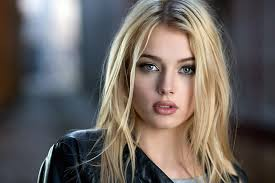
#> input picture 1.jpg, 275 x 183 px
$ python project2.py
#> lines starting #> are read from the running program, lines starting #| are printed output that depends on the picture; after the words box and inside, x2 and y2 are one past the last pixel; in counts of white or black regions, pixels touching at a corner belong together
import numpy as np
import cv2
import matplotlib.pyplot as plt

# Load the image in grayscale
img = cv2.imread('1.jpg', cv2.IMREAD_GRAYSCALE)
#> img: shape (183, 275); min 0, max 255, mean 102.6

# Display the original image
plt.figure(figsize=(6, 6))
plt.imshow(img, cmap='gray')
plt.title('Original Image')
plt.axis('off')
plt.show()

# Normalize the image to range [0, 1]
img = img.astype(np.float64) / 255.0

# Define thresholds
T_Low = 0.075
T_High = 0.175

# Gaussian filter coefficients
B = np.array([
    [2, 4, 5, 4, 2],
    [4, 9, 12, 9, 4],
    [5, 12, 15, 12, 5],
    [4, 9, 12, 9, 4],
    [2, 4, 5, 4, 2]
], dtype=np.float64)
B /= 159.0  # Normalize filter

# Apply Gaussian filter
A = cv2.filter2D(img, -1, B)
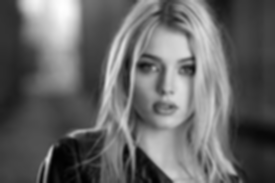
#> A: shape (183, 275) float64; min 0.00678, max 0.998, mean 0.403

# Sobel filters for horizontal and vertical edges
KGx = np.array([[-1, 0, 1], [-2, 0, 2], [-1, 0, 1]])
KGy = np.array([[1, 2, 1], [0, 0, 0], [-1, -2, -1]])

Filtered_X = cv2.filter2D(A, -1, KGx)
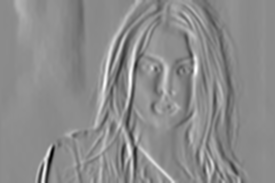
#> Filtered_X: shape (183, 275) float64; min -1.82, max 1.5, mean 0.000138; drawn with min black and max white
Filtered_Y = cv2.filter2D(A, -1, KGy)
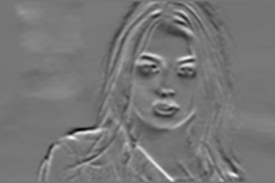
#> Filtered_Y: shape (183, 275) float64; min -1.08, max 1.25, mean 0.00917; drawn with min black and max white

# Compute gradient direction in degrees
arah = np.arctan2(Filtered_Y, Filtered_X) * 180 / np.pi
arah[arah < 0] += 360  # Convert negative angles to positive
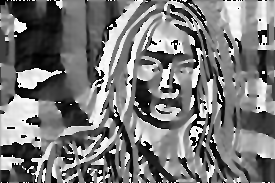
#> arah: shape (183, 275) float64; min 0, max 360, mean 170.9; drawn with min black and max white

# **MAPPING OUTPUT (Gradient Directions with Temperature-like Colors)**
plt.figure(figsize=(6, 6))
plt.imshow(arah, cmap='turbo')  # 'turbo' colormap has blue to red gradient
plt.colorbar(label="Direction (Degrees)")
plt.title('Gradient Direction Mapping')
plt.axis('off')
plt.show()

# Compute gradient magnitude
magnitude = np.sqrt(Filtered_X**2 + Filtered_Y**2)
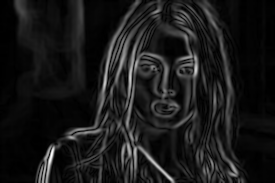
#> magnitude: shape (183, 275) float64; min 0, max 1.87, mean 0.186; drawn with min black and max white

# **High Thresholding Output**
T_High_Value = T_High * np.max(magnitude)
#> T_High_Value = 0.326
high_thresh_img = (magnitude >= T_High_Value).astype(np.uint8) * 255
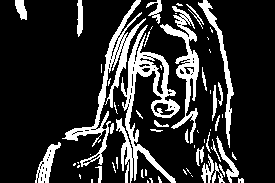
#> high_thresh_img: shape (183, 275); 18.2% white; 63 white regions (36 under 20 px), largest, box (x1, y1, x2, y2) and area: (116, 25, 180, 183) 2637, (62, 0, 146, 167) 1932, (160, 6, 199, 144) 1392

plt.figure(figsize=(6, 6))
plt.imshow(high_thresh_img, cmap='gray')
plt.title('High Thresholding Output')
plt.axis('off')
plt.show()

# **Low Thresholding Output**
T_Low_Value = T_Low * np.max(magnitude)
#> T_Low_Value = 0.14
low_thresh_img = (magnitude >= T_Low_Value).astype(np.uint8) * 255
#> low_thresh_img: shape (183, 275); 41.5% white; 30 white regions (24 under 20 px), largest, box (x1, y1, x2, y2) and area: (35, 0, 247, 183) 17788, (48, 0, 85, 97) 1423, (14, 0, 54, 83) 1288, (139, 164, 154, 183) 157, (236, 122, 241, 138) 40, (216, 60, 223, 80) 34

plt.figure(figsize=(6, 6))
plt.imshow(low_thresh_img, cmap='gray')
plt.title('Low Thresholding Output')
plt.axis('off')
plt.show()

# **Final Edge Detection (Canny)**
T_res = np.zeros_like(magnitude)
for i in range(1, magnitude.shape[0] - 1):
    for j in range(1, magnitude.shape[1] - 1):
        if magnitude[i, j] < T_Low_Value:
            T_res[i, j] = 0
        elif magnitude[i, j] > T_High_Value:
            T_res[i, j] = 1
        elif (magnitude[i + 1, j] > T_High_Value or magnitude[i - 1, j] > T_High_Value or
              magnitude[i, j + 1] > T_High_Value or magnitude[i, j - 1] > T_High_Value or
              magnitude[i - 1, j - 1] > T_High_Value or magnitude[i - 1, j + 1] > T_High_Value or
              magnitude[i + 1, j + 1] > T_High_Value or magnitude[i + 1, j - 1] > T_High_Value):
            T_res[i, j] = 1
#> T_res: shape (183, 275) float64; values 0 (black) and 1 (white), 27.4% white; 20 white regions (3 under 20 px), largest, box (x1, y1, x2, y2) and area: (61, 1, 205, 182) 9582, (195, 128, 245, 182) 1257, (197, 1, 235, 149) 1108

# Convert to 8-bit image
edge_final = (T_res * 255).astype(np.uint8)

plt.figure(figsize=(6, 6))
plt.imshow(edge_final, cmap='gray')
plt.title('Final Edge Detection Output')
plt.axis('off')
plt.show()
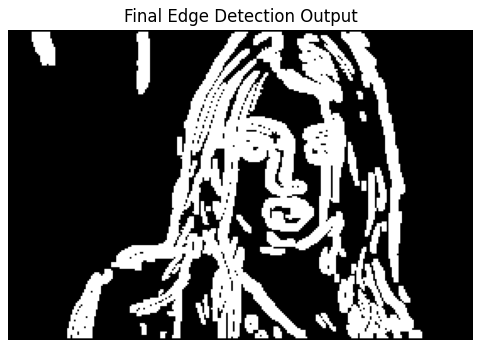
#> figure drawn by matplotlib, 1 panel
